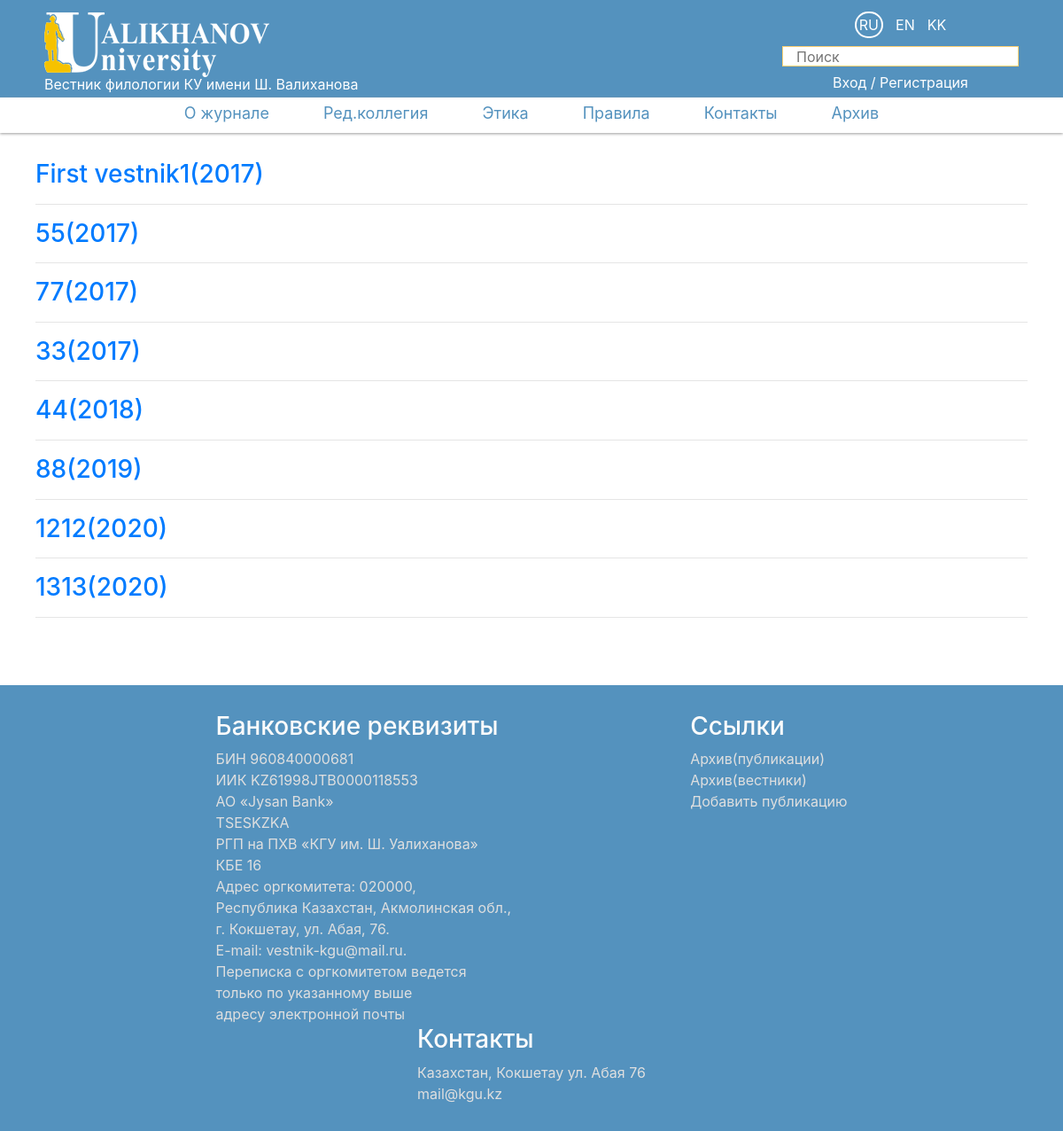
The page /vestniks/ on the database its author committed.
### publication/models.py (models this page shows, shortened)
class Pages(models.Model):
    title = models.CharField(max_length=30,verbose_name="Заголовок")
    content = models.TextField(verbose_name="Контент")
    parent = models.ForeignKey('self', null=True, blank=True, on_delete=models.CASCADE, related_name='children')
    index = models.IntegerField(default=0)
    basic = models.BooleanField(default=False)
    class Meta:
        verbose_name = "Страница"
        verbose_name_plural = "Страницы"

class VestnikFiles(models.Model):
    name = models.CharField(max_length=100,verbose_name="Название вестника")
    year_variants = (
        ('2013', 2013),
        ('2014', 2014),
        ('2015', 2015),
        ('2016', 2016),
        ('2017', 2017),
        ('2018', 2018),
        ('2019', 2019),
        ('2020', 2020),
    )
    month_variants = (
        ('1', 1),
        ('2', 2),
        ('3', 3),
        ('4', 4),
        ('5', 5),
        ('6', 6),
        ('7', 7),
        ('8', 8),
        ('9', 9),
        ('10', 10),
        ('11', 11),
        ('12', 12),
    )
    number = models.CharField(max_length=100,null=True,blank=True,verbose_name="Номер вестника")
    year = models.CharField(max_length=4,default=2020,choices=year_variants,verbose_name="Год вестника")
    month = models.CharField(max_length=4,default=1,choices=month_variants,verbose_name="Месяц вестника")
    file = models.FileField(upload_to='vestniks', verbose_name="Файл")
    def get_name(self):
        return str(self.name)+str(self.number)+'('+self.year+')'
    class Meta:
        verbose_name = "Вестник"
        verbose_name_plural = "Вестники"

### publication/views.py (the view)
# urls.py: path('vestniks/',vestniks,name='vestniks'),
def vestniks(request):
    vs =  VestnikFiles.objects.all()
    return render(request,'vestniks.html',{'vs':vs})

### publication/context_processors.py (called while the page is built)
def pages(request):
    return {'pages':Pages.objects.filter(parent=None).order_by('index')}

### publication/templates/vestniks.html (shortened to what this page needs)
{% extends "index.html" %}
{% load static %}
{% block content %}
<div class="main">
    {% for v in vs %}
    <h3><a href="{{v.file.url}}">{{ v.get_name }}</a></h3>
    <hr>
    {% endfor %}
</div>
{% endblock %}

### publication/templates/index.html (shortened to what this page needs)
<!DOCTYPE html>
{% load i18n %}
{% load static %}
<html>
<head>
	<link rel="stylesheet" type="text/css" href="{% static 'styles.css' %}">
	<link rel="stylesheet" href="https://stackpath.bootstrapcdn.com/bootstrap/4.5.0/css/bootstrap.min.css">
	<link rel="stylesheet" type="text/css" href="{% static 'styles.css' %}">
</head>
<body>
	<div class="head">
	<div class="header">
		<div class="logo">
			<img src="{% static 'logo.png' %}" height="80%">
			<div class="head_text">
			<span class="head_text_title">{% trans 'Вестник филологии' %}</span>
			<span class="head_text_content">{% trans 'КУ имени Ш. Валиханова' %}</span>
		</div>
		</div>
		<div class="search">
			<ul class="language_local">
                                            {% get_current_language as LANGUAGE_CODE %}
                                            {% get_available_languages as LANGUAGES %}
                                            {% get_language_info_list for LANGUAGES as languages %}
                                            {% for language in languages %}
                                            <li class="language_li"><a href="/{{ language.code }}{{ request.get_full_path|slice:'3:' }}" class="language-link {% if language.code == LANGUAGE_CODE %}active {% endif %}" data-lang="{{language.code}}">{{language.code|upper}}</a></li>
                                            {% endfor %}
			</ul>
			<form action="{% url 'search' %}" method="get">
			<input id="search" required name="q" type="text" placeholder="{% trans 'Поиск' %}" autocomplete="off" class="search_row">
				</form>
			{% if user.is_authenticated %}
			<a href="{% url 'cabinet' %}" class="log">{% trans 'Кабинет' %}</a> /
			<a href="{% url 'logout' %}" class="log">{% trans 'Выход' %}</a>
			{% else %}
			<a href="{% url 'login' %}" class="log">{% trans 'Вход' %}</a> /
			<a href="{% url 'signup' %}" class="log">{% trans 'Регистрация' %}</a>
			{% endif %}
		</div>
	</div>
	<div class="navigate">
		<ul class="base_menu">
			{% for i in pages %}
				<li class="base_menu_li {% if i.children %}menu_button{% endif %}"><a href="{% url 'detailPage' i.pk %}">{{ i.title }}</a>
				</li>
			{% empty %}
			<li><a href="">Empty</a></li>
			{% endfor %}
			<li class="base_menu_li menu_button"><a href="{% url 'archive' %}">{% trans "Архив" %}</a>
			</li>
		</ul>
	</div>
	</div>
	<div class="content">
		{% block content %}{% endblock %}
	</div>
	<div class="footer">
		<div class="ftr1"><h3>{% trans "Банковские реквизиты" %}</h3>
			БИН 960840000681 <br>
ИИК KZ61998JTB0000118553 <br>
AO «Jysan Bank» <br>
TSESKZKA <br>
РГП на ПХВ «КГУ им. Ш. Уалиханова» <br>
КБЕ 16 <br>
Адрес оргкомитета:
020000,<br> Республика Казахстан, Акмолинская обл.,<br> г. Кокшетау, ул. Абая, 76.<br> E-mail: vestnik-kgu@mail.ru. <br>Переписка с оргкомитетом ведется
			<br>только по указанному выше <br>адресу электронной почты
		</div>
		<div class="ftr2"><h3>{% trans "Ссылки" %}</h3>
	<ul>
		<li><a href="{% url 'publications' %}">{% trans "Архив(публикации)" %}</a></li>
		<li><a href="{% url 'archive' %}">{% trans "Архив(вестники)" %}</a></li>
		<li><a href="{% url 'add_file' %}">{% trans "Добавить публикацию" %}</a></li>
	</ul>
		</div>
		<div class="ftr3"><h3>{% trans "Контакты" %} </h3>
Казахстан, Кокшетау ул. Абая 76<br>        mail@kgu.kz
		</div>
	</div>
</body>
</html>

### publication/static/styles.css (style rules this page uses)
html { height: 100%; }
body { margin:0px; padding: 0px; display: flex; flex-direction: column; height: 100%; line-h }
ul { list-style-type:none; padding:0px; margin:0px; }
.log { color:white; }
a { text-decoration: none; }
li { list-style-type:none; }
.search { text-align:center; }
.search_row { border: 1px solid #ffd070; height: 23px; margin:10px 0px; padding-left: 15px; box-sizing: border-box; outline3:0px; }
.head { flex: 0 0 auto; margin-bottom: 0px; background-color:#5492be; }
.content { flex: 1 0 auto; }
.footer { flex: 0 0 auto; }
.header { line-height:1; color: white; height: 110px; width: 1100px; display: flex; flex-wrap:wrap; align-items: start; padding-top: 14px; justify-content: space-between; margin-bottom: -41px; margin-top: 0px; padding-top: -10px; box-sizing: border-box; opacity: 1; transition: opacity .2s; background-color:#5492be; margin:auto; }
.base_menu { padding:0px; line-height:1; height:40px; display:flex; justify-content: center; flex-direction: row; align-items: center; list-style: none; margin:auto; background-color: #5680A7; background-color: #608cb500; box-sizing: border-box; transition: background-color .3s background-color: #172532c2; background-color: white; }
.base_menu_li { border-right:1px solid white; }
.base_menu li:last-child { border-right:0px solid white; }
.base_menu_li a { color: #5492be; margin-right: 30px; margin-left: 30px; margin-bottom: 5px; font-size: 18px; display: inline-block; font-family: inherit; }
.content { margin: 10px auto; line-height:1.5; width:1160px; color:#0e093e;; }
.main { width:100%; margin:10px auto; color:#4a5058; float:left; background-color: white; padding: 10px 20px; box-sizing: border-box; }
.footer { margin-top: 30px; background-color:#5680A7 ; background-color: #5492be; display: flex; justify-content: center; flex-wrap: wrap; color:#fbfbfb; padding: 30px 0px; }
.footer ul { padding-inline-start:0px; }
.footer h3 { color:#fbfbfb; }
.ftr1 , .ftr2, .ftr3 { margin:0px 101px; color: #dfdfdf; }
.ftr2 a { color: #dfdfdf; }
.language_local { width: 80%; margin: 6px auto; justify-content: center; display: flex; padding-inline-start: 0px; }
.language_li { margin: 0 7px; }
.language-link { color:white; }
.language_li a.active { border: 2px solid #ffffff; border-radius: 20px; padding: 3px; }
.navigate { box-shadow: 0px 1px 3px #9b9b9b; background-color: white; }

### rows shown on the page
Pages: title "О журнале"
Pages: title "Ред.коллегия"
Pages: title "Этика"
Pages: title "Правила"
Pages: title "Контакты"
VestnikFiles: get_name "First vestnik1(2017)"
VestnikFiles: get_name "55(2017)"
VestnikFiles: get_name "77(2017)"
VestnikFiles: get_name "33(2017)"
VestnikFiles: get_name "44(2018)"
VestnikFiles: get_name "88(2019)"
VestnikFiles: get_name "1212(2020)"
VestnikFiles: get_name "1313(2020)"

### other values the page prints
{{ language.code|upper }} "RU" "EN" "KK"
